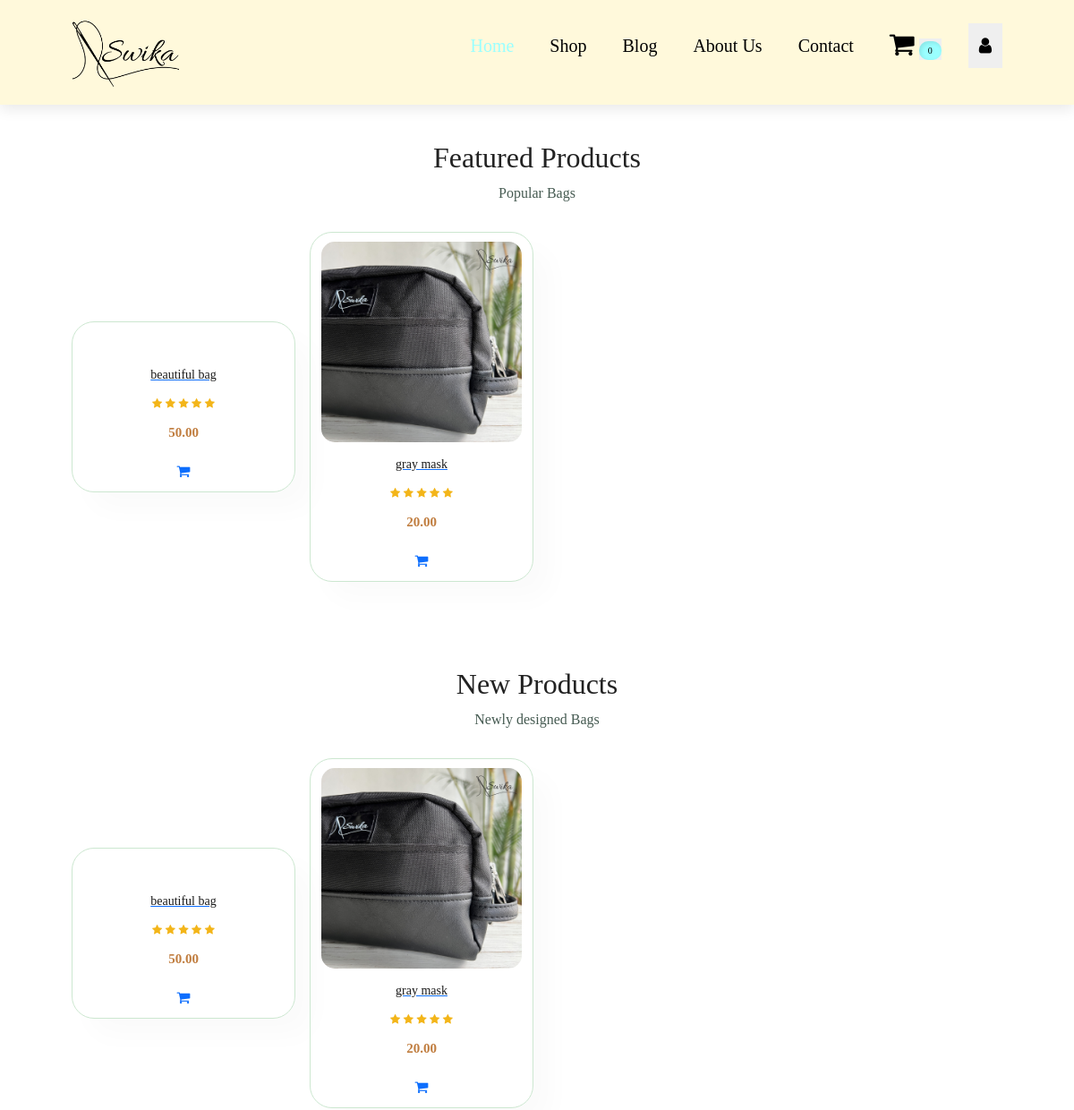
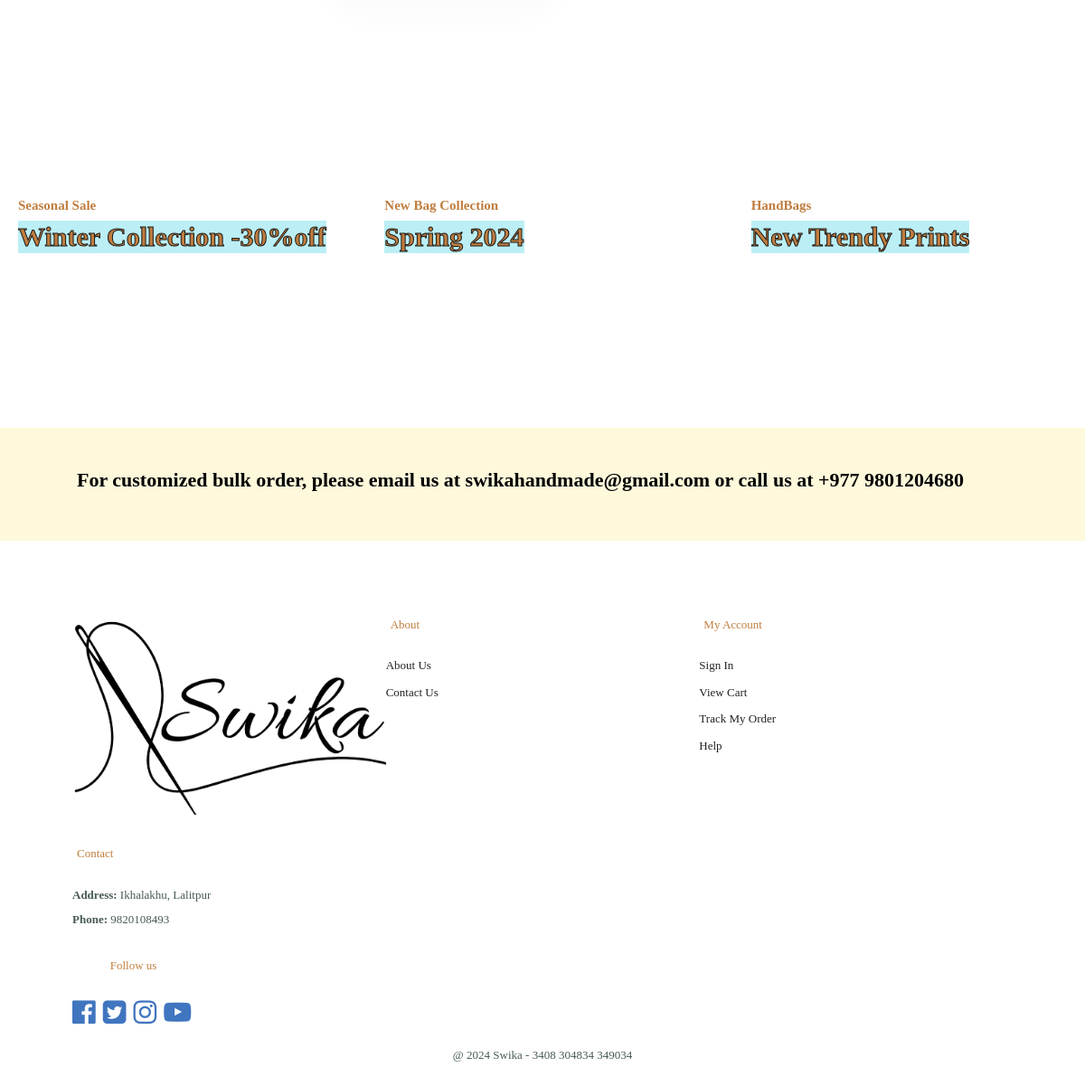
The page / on the database its author committed (2 pictures, top to bottom).
### home/models.py (models this page shows, shortened)
class Product(models.Model):
    name = models.CharField(max_length=50)
    price = models.DecimalField(default=0, decimal_places=2, max_digits=7)
    category = models.ForeignKey(Category, on_delete=models.CASCADE, default=1)
    description = models.CharField(max_length=250, default='', blank=True, null=True)
    image = models.ImageField(upload_to='uploads/product/')
    stock_quantity = models.IntegerField(default=10, help_text="Available stock items count")
    is_sale = models.BooleanField(default=False)
    sale_price = models.DecimalField(default=0, decimal_places=2, max_digits=7)

### home/views.py (the view)
# urls.py: 2. Add a URL to urlpatterns:  path('', views.home, name='home')
def home(request):
    available_products = Product.objects.filter(stock_quantity__gt=0)
    return render(request, 'index.html', {'products': available_products})

### cart/cart.py (called while the page is built)
    def __len__(self):
        return sum(int(val) for val in self.cart.values())

### cart/context_processor.py (called while the page is built)
def cart(request):
    return {'cart': Cart(request)}

### home/templates/index.html (shortened to what this page needs)
{% extends 'base.html' %}
{% load static %}
{% block content %}
    <section id="header">
  <a href="{% url 'home' %}"><img src="{% static '/img/Swika_Logo_Og.png' %}" class="logo" alt="logo"></a>
  <div>
    <ul id="navbar">
      <li><a class="active" href="{% url 'home' %}">Home</a></li>
      <li><a href="{% url 'category_summary' %}">Shop</a></li>
      <li><a href="{% url 'blog' %}">Blog</a></li>
      <li><a href="{% url 'about' %}">About Us</a></li>
      <li><a href="{% url 'contact' %}">Contact</a></li>
      <li id="lg-bag">
        <a href="{% url 'cart_summary' %}">
          <i style="font-size: 30px;" class="fa fa-shopping-cart" aria-hidden="true"></i>
        </a>
        <button><span class="quantity nav-cart-badge-class" id="cart_quantity">{{ cart|length }}</span></button>
      </li>
        {% if user.is_authenticated %}
        <div class = "dropydown">
          <button>{{ user.username }}</button>
        <div class="dropdown-menu">
          <a href="{% url 'update_profile' %}" class="dropdown-items">Profile</a>
          <form method="POST" action="{% url 'logout' %}" style="margin: 0;">
            {% csrf_token %}
            <a href="#" onclick="event.preventDefault(); this.parentElement.submit();" class="dropdown-items">Logout</a>
          </form>
        </div>
      </div>
      {% else %}
      <div class="dropydown">
        <button><i class="fa fa-user" aria-hidden="true"></i></button>
      </div>
      {% endif %}
    </ul>
  </div>
</section>
    <section id="product1" class="section-p1">
     <h2>Featured Products</h2>
     <p>Popular Bags</p>
     <div class="product-container">
     {% for product in products %}
        <div class="product">
            <img src="{{product.image.url}}" alt=""></img>
            <div class="description">
               <a href ="{% url 'product' product.id %}"><h5>{{product.name}}<h5></a>
             <div class="star">
               <i class="fa fa-star" aria-hidden="true"></i>
               <i class="fa fa-star" aria-hidden="true"></i>
               <i class="fa fa-star" aria-hidden="true"></i>
               <i class="fa fa-star" aria-hidden="true"></i>
               <i class="fa fa-star" aria-hidden="true"></i>
             </div>
            <h4>{{product.price}}</h4>
             </div>
            <a href="/add_to_cart/{{product.slug}}"><i class="fa fa-shopping-cart" aria-hidden="true"></i></a>
          </div>
     {% endfor %}
     </div>
    </section >
     <section id="product1" class="section-p1">
     <h2>New Products</h2>
     <p>Newly designed Bags</p>
     <div class="product-container">
     {% for product in products %}
        <div class="product">
            <img src="{{product.image.url}}" alt=""></img>
            <div class="description">
              <a href ="{% url 'product' product.id %}"> <h5>{{product.name}}<h5></a>
             <div class="star">
             <i class="fa fa-star" aria-hidden="true"></i>
             <i class="fa fa-star" aria-hidden="true"></i>
             <i class="fa fa-star" aria-hidden="true"></i>
             <i class="fa fa-star" aria-hidden="true"></i>
             <i class="fa fa-star" aria-hidden="true"></i>
             </div>
            <h4>{{product.price}}</h4>
             </div>
            <a href="/add_to_cart/{{product.slug}}"><i class="fa fa-shopping-cart" aria-hidden="true"></i></a>
          </div>
     {% endfor %}
     </div>
    </section >
   <section id="banner3">
   <div class="banner-box">
        <h2>Seasonal Sale</h2>
        <h3>Winter Collection -30%off</h3>
   </div>
   <div class="banner-box banner-box2 ">
        <h2>New Bag Collection</h2>
        <h3>Spring 2024</h3>
   </div>
   <div class="banner-box banner-box3 ">
        <h2>HandBags</h2>
        <h3>New Trendy Prints</h3>
   </div>
   </section>
  {% endblock%}

### static/Electronic.css (style rules this page uses)
html, body { overflow-x: hidden; max-width: 100%; margin: 0; padding: 0; }
img, video, iframe { max-width: 100%; height: auto; }
* { margin: 0; padding: 0; box-sizing: border-box; font-family: 'Pacifico', cursive; }
h2 { font-size: 46px; line-height: 54px; color: #222; }
h4 { font-size: 20px; color: #222; }
p { font-size: 16px; color: #465b52; margin: 15px 6 20px 0; }
.section-p1 { padding: 40px 80px; }
body { width: 100% }
#header { display: flex; align-items: center; justify-content: space-between; padding: 20px 80px; background-color: #fff9db; box-shadow: 0 5px 15px rgba(0, 0, 0, 0.09); z-index: 999; position: sticky; top: 0; left: 0; }
#header .logo { max-width: 120px; height: auto; }
#navbar { display: flex; align-items: center; justify-content: center; }
#navbar li { list-style: none; padding: 0 20px; position: relative; }
#navbar li a { text-decoration: none; font-size: 20px; font-weight: 600px; color: rgb(0, 0, 0); transition: 0.3s ease; }
#navbar .dropydown { overflow: hidden; }
#navbar .dropydown button { font-size: 20px; border: none; outline: none; color: #000000; padding: 10px 12px; transition: 0.3s; cursor: pointer; margin-left: 10px; }
#navbar li button span.quantity { font-size: 10px; background-color: #9affff; padding: 5px 10px; border-radius: 10px; border: none; cursor: pointer; transition: 0.3s; box-shadow: inset 2px 2px 5px rgba(0, 0, 0, 0.1); }
#navbar li button { border: none; }
#navbar li a:hover, #navbar li a.active { color: #9affff; }
#product1 { text-align: center; }
#product1 .product-container { display: grid; grid-template-columns:repeat(4, 1fr); grid-template-rows: repeat(auto-fit, min-max(100%, auto)) ; grid-gap: 1rem; justify-items: center; align-items: center; justify-content: space-between; align-content: center; }
#product1 .product { width: 100%; min-width: 250px; padding: 10px 12px; border: 1px solid #cce7d0; border-radius: 25px; cursor: pointer; box-shadow: 20px 20px 30px rgba(0, 0, 0, 0.02); margin: 15px 0; transition: 0.2s ease; position: relative; }
#product1 .product img { width: 100%; border-radius: 15px; transition: 0.4s; }
#product1 .product .description { text-align: center; padding: 10px 0; }
#product1 .product .description h5 { padding-top: 7px; color: #1a1a1a; font-size: 14px; }
#product1 .product .description i { font-size: 12px; color: rgb(243, 181, 25); }
#product1 .product .description h4 { padding-top: 7px; font-size: 15px; font-weight: 700; color:#c07d3f ; }
#banner3 { display: grid; grid-template-columns: repeat(3, 1fr); grid-template-rows: repeat(auto-fit, min-max(100px, auto)) ; grid-gap: 1rem; justify-items: center; align-items: center; justify-content: space-around; align-content: center; column-gap: 1rem; margin-top: 10vh; margin-bottom: 10vh; }
#banner3 .banner-box { display: flex; flex-direction: column; justify-content: center; align-items: flex-start; background-image: url("img/bag10.png"); width: 100%; height: 30vh; background-size: cover; background-position: center; padding: 20px; margin-bottom: 20px; transition: 0.4s; }
#banner3 .banner-box2 { background-image: url("img/bag11.PNG"); }
#banner3 .banner-box3 { background-image: url("img/bag12.jpg"); }
#banner3 h2 { color: #c07d3f; font-weight: 800; font-size: 15px; }
#banner3 h3 { color: #c07d3f; font-weight: 900; font-size: 30px; background-color: rgba(32, 201, 223, 0.3) ; -webkit-text-stroke-width:1px ; -webkit-text-stroke-color: #1a1a1a; }
.signup-section .signup-container h1,h4 { color: #c07d3f; text-align: center; padding: 5px; }

### rows shown on the page
Product: name "beautiful bag", price "50.00"
Product: image (picture), name "gray mask", price "20.00"

### other values the page prints
{{ cart|length }} "0"
